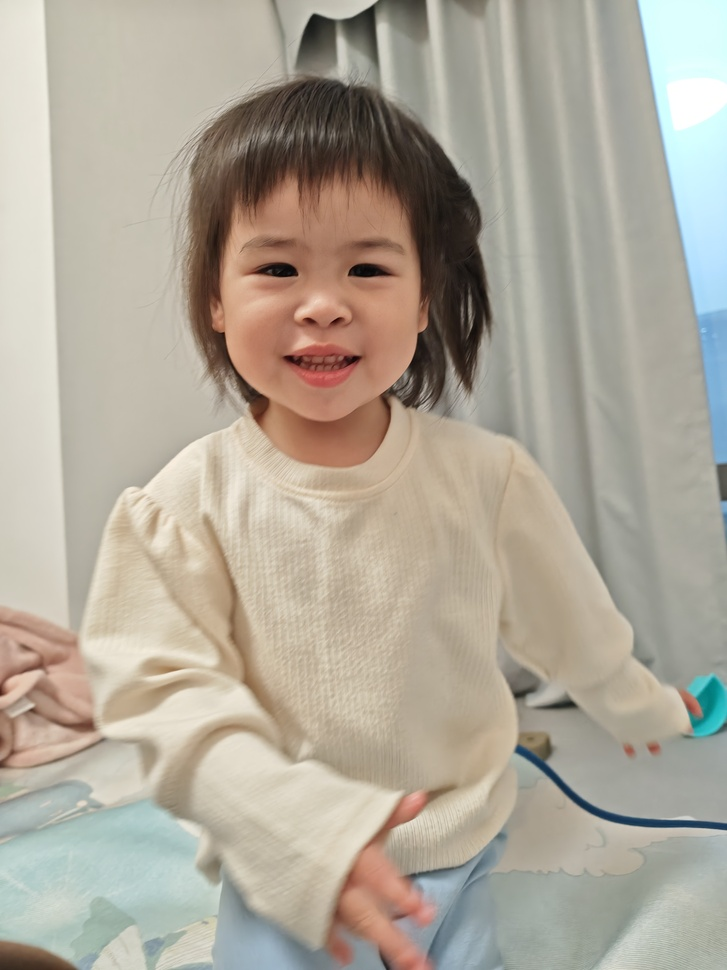
#> input picture jiejie.jpg, 727 x 970 px, shrunk from 3072 x 4096 before the run
$ python -i qavatar_generator_v3_backup.py   (imports and definitions only)
#> lines starting #> are read from the running program, lines starting #| are printed output that depends on the picture; after the words box and inside, x2 and y2 are one past the last pixel; in counts of white or black regions, pixels touching at a corner belong together

"""
Q版小人生成器 + Live2D风格动画引擎
功能：
  1. 从照片提取面部特征 → 生成Q版角色
  2. 提取衣服颜色 → 角色穿同色衣服
  3. Live2D风格动画：呼吸、眨眼、头发飘动、身体微晃
  4. 支持动画帧序列生成（直接给AnimationEngine使用）
"""

import os, random
import cv2
import numpy as np
from PyQt5.QtCore import Qt, QPoint, QRect
from PyQt5.QtGui import (
    QPainter, QPixmap, QColor, QPen, QBrush, QFont,
    QPainterPath, QImage
)
from enum import Enum, auto
import math


# ====== 动画参数 ======
# Live2D风格的动画参数，可在运行时修改
class Live2DParams:
    """Live2D风格动画的实时参数"""
    # [27 lines left out: function __init__, not called in this run]


# ====== 人脸特征提取（增强版） ======

class FaceFeatures:
    """提取的人脸特征数据（增强版，新增衣物颜色）"""
    def __init__(self):
        self.has_face = False
        self.face_rect = None
        self.skin_color = (0, 0, 0)
        self.hair_color = (0, 0, 0)
        self.eye_color = (0, 0, 0)
        self.lip_color = (0, 0, 0)
        self.clothes_color = (0, 0, 0)    # 新增：衣服主色
        self.clothes_secondary = (0, 0, 0) # 新增：衣服副色
        self.face_shape = "round"
        self.face_width_ratio = 0.85
        self.center_x = 0
        self.center_y = 0
        self.mouth_y = 0
        self.forehead_height = 0.3
        self.eye_spacing = 0.5
        self.eye_size = 0.12
        self.face_ratio = 1.0
        self.hair_brightness = 128
        self.hair_dark = (0, 0, 0)
        self.hair_light = (0, 0, 0)
        self.hair_top_offset = 0


def extract_face_features(image_path):
    """从照片中提取人脸特征（增强版：加衣服颜色）"""
#> called with image_path = '../jiejie.jpg'
    features = FaceFeatures()
    img = cv2.imread(image_path)
#> img is the input picture: shape (970, 727, 3); mean B, G, R 153.9, 167.6, 175.1
    if img is None:
        print(f"无法读取图片: {image_path}")
        return features

    h, w = img.shape[:2]
#> h = 970; w = 727
    gray = cv2.cvtColor(img, cv2.COLOR_BGR2GRAY)
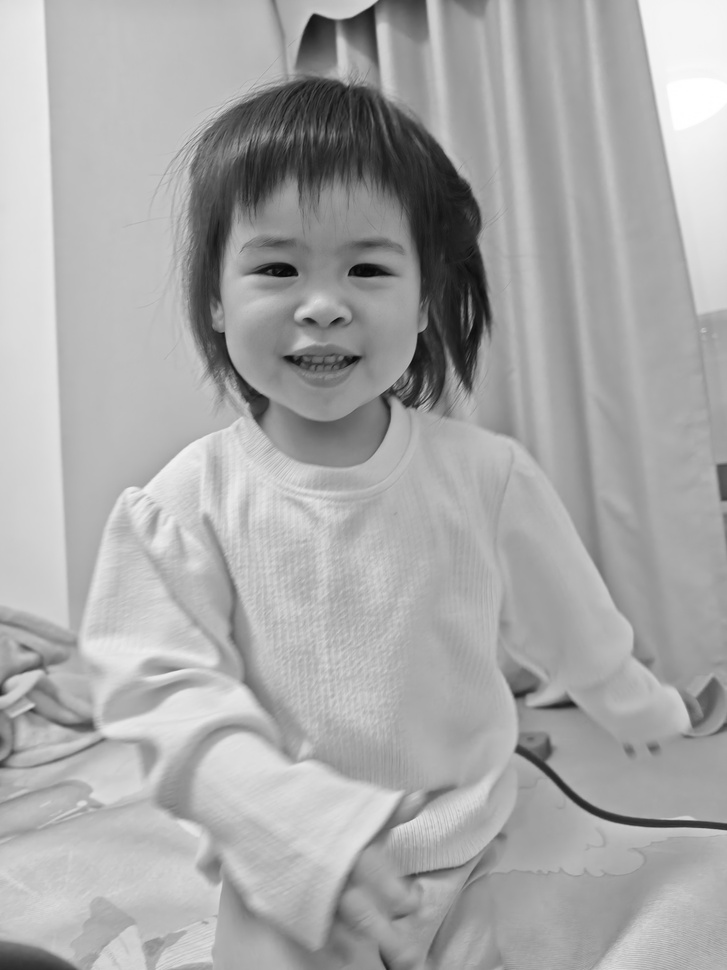
#> gray: shape (970, 727); min 3, max 255, mean 168.3

    # 人脸检测
    face_cascade = cv2.CascadeClassifier(
        cv2.data.haarcascades + "haarcascade_frontalface_alt2.xml"
    )
    faces = face_cascade.detectMultiScale(
        gray, scaleFactor=1.1, minNeighbors=5, minSize=(80, 80)
    )
#> faces = [[194, 167, 256, 256]]

    if len(faces) == 0:
        print("未检测到人脸，使用默认特征")
        return features

    x, y, fw, fh = max(faces, key=lambda r: r[2] * r[3])
#> x = 194; y = 167; fw = 256; fh = 256
    features.face_rect = (x, y, fw, fh)
#> features.face_rect = (194, 167, 256, 256)
    features.has_face = True
    features.center_x = x + fw // 2
#> features.center_x = 322
    features.center_y = y + fh // 2
#> features.center_y = 295

    # --- 皮肤 ---
    cheek_y = y + int(fh * 0.5)
#> cheek_y = 295
    cheek_region = img[cheek_y:cheek_y + int(fh * 0.2),
                       x + int(fw * 0.2):x + int(fw * 0.8)]
    if cheek_region.size > 0:
        features.skin_color = np.median(cheek_region, axis=(0, 1)).astype(int)
#> features.skin_color = [110, 135, 190]
        features.skin_color = np.clip(features.skin_color * 1.15, 0, 255).astype(int)
#> features.skin_color = [126, 155, 218]

    # --- 头发（增强版） ---
    if y > 10:
        hair_y = max(0, y - int(fh * 0.35))
#> hair_y = 78
        hair_end = max(0, y - 5)
#> hair_end = 162
        hair_left = x + int(fw * 0.10)
#> hair_left = 219
        hair_right = x + int(fw * 0.90)
#> hair_right = 424
        if hair_end > hair_y and hair_right > hair_left:
            hair_region = img[hair_y:hair_end, hair_left:hair_right]
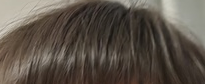
#> hair_region: shape (84, 205, 3); mean B, G, R 73.1, 82.7, 91.7
            if hair_region.size > 0:
                features.hair_color = np.median(hair_region, axis=(0, 1)).astype(int)
#> features.hair_color = [56, 66, 76]
                # 提取头发主色的深浅层次（发根暗、发梢亮）
                h_gray = cv2.cvtColor(hair_region, cv2.COLOR_BGR2GRAY)
                h_median_brightness = np.median(h_gray)
#> h_median_brightness = 68
                features.hair_brightness = h_median_brightness
#> features.hair_brightness = 68
                # 提取头发区域中较亮和较暗的部分作为辅助色
                _, dark_mask = cv2.threshold(h_gray, max(0, h_median_brightness - 20), 255, cv2.THRESH_BINARY_INV)
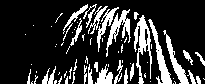
#> dark_mask: shape (84, 205); 19.5% white; 69 white regions (45 under 20 px), largest, box (x1, y1, x2, y2) and area: (134, 15, 152, 84) 496, (148, 19, 172, 84) 405, (106, 9, 131, 57) 373
                if np.sum(dark_mask > 0) > 50:
                    dark_px = hair_region[dark_mask > 0]
                    features.hair_dark = np.median(dark_px, axis=0).astype(int)
#> features.hair_dark = [33, 40, 49]
                else:
                    features.hair_dark = features.hair_color
                _, light_mask = cv2.threshold(h_gray, min(255, h_median_brightness + 30), 255, cv2.THRESH_BINARY)
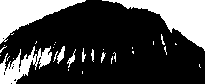
#> light_mask: shape (84, 205); 27.7% white; 32 white regions (23 under 20 px), largest, box (x1, y1, x2, y2) and area: (102, 0, 205, 51) 1983, (0, 0, 86, 44) 1597, (0, 46, 52, 84) 861
                if np.sum(light_mask > 0) > 50:
                    light_px = hair_region[light_mask > 0]
                    features.hair_light = np.median(light_px, axis=0).astype(int)
#> features.hair_light = [138, 150, 150]
                else:
                    features.hair_light = np.clip(features.hair_color * 1.3, 0, 255).astype(int)
                # 头发区域轮廓点（顶部弧线）
                hair_top_y = hair_region.shape[0]
#> hair_top_y = 84
                for py in range(hair_region.shape[0]-1, 0, -1):
                    row = h_gray[py, :]
                    if np.mean(row) < 150:
                        hair_top_y = py
                        break
                features.hair_top_offset = hair_top_y  # 从头顶边界到头发顶部的偏移
#> features.hair_top_offset = 83

    # --- 瞳孔 ---
    eye_y = y + int(fh * 0.28)
#> eye_y = 238
    eye_region = img[eye_y:eye_y + int(fh * 0.15),
                     x + int(fw * 0.2):x + int(fw * 0.8)]
    if eye_region.size > 0:
        eye_gray = cv2.cvtColor(eye_region, cv2.COLOR_BGR2GRAY)
        _, dark_mask = cv2.threshold(eye_gray, 60, 255, cv2.THRESH_BINARY_INV)
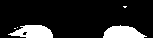
#> dark_mask: shape (38, 153); 14.1% white; 5 white regions (3 under 20 px), largest, box (x1, y1, x2, y2) and area: (8, 25, 53, 38) 414, (103, 25, 147, 38) 399
        if np.sum(dark_mask > 0) > 10:
            dark_pixels = eye_region[dark_mask > 0]
#> dark_pixels = 822 rows, first 8: [39, 51, 87], [37, 49, 83], [36, 48, 84], [39, 51, 85], [38, 50, 84], [38, 50, 86], [36, 48, 84], [36, 46, 80]
            features.eye_color = np.median(dark_pixels, axis=0).astype(int)
#> features.eye_color = [15, 17, 28]
        else:
            features.eye_color = np.array([30, 30, 30])

    # --- 嘴唇 ---
    mouth_y = y + int(fh * 0.55)
#> mouth_y = 307
    mouth_region = img[mouth_y:mouth_y + int(fh * 0.15),
                       x + int(fw * 0.25):x + int(fw * 0.75)]
    if mouth_region.size > 0:
        b, g, r = cv2.split(mouth_region)
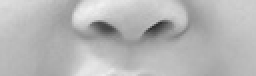
#> r: shape (38, 128) (shown 2 times larger); min 46, max 241, mean 182.2
        red_mask = (r > g + 10) & (r > b + 10)
#> red_mask: shape (38, 128) bool; every value is 1
        if np.sum(red_mask) > 10:
            red_pixels = mouth_region[red_mask]
            features.lip_color = np.median(red_pixels, axis=0).astype(int)
#> features.lip_color = [102, 125, 183]
        else:
            features.lip_color = np.array([80, 80, 160])

    # ===== 新增：衣服颜色提取 =====
    # 策略：在人脸下方的身体区域（下巴以下）取dominant颜色
    body_y = y + fh + int(fh * 0.05)
#> body_y = 435
    body_h = int(fh * 0.6)
#> body_h = 153
    body_left = max(0, x - int(fw * 0.2))
#> body_left = 143
    body_right = min(w, x + fw + int(fw * 0.2))
#> body_right = 501

    if body_y + body_h < h and body_right > body_left:
        body_region = img[body_y:body_y + body_h,
                         body_left:body_right]
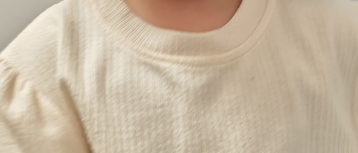
#> body_region: shape (153, 358, 3); mean B, G, R 160.4, 182.5, 199.2
        if body_region.size > 0:
            # 用K-means聚类提取主色和副色
            pixels = body_region.reshape(-1, 3).astype(np.float32)
            criteria = (cv2.TERM_CRITERIA_EPS + cv2.TERM_CRITERIA_MAX_ITER, 10, 1.0)
            _, labels, centers = cv2.kmeans(
                pixels, 3, None, criteria, 10, cv2.KMEANS_RANDOM_CENTERS
            )
#> centers = [[153.2, 176.1, 192.2], [188.1, 207.7, 219], [93.3, 121, 170.5]]
            # 统计每个聚类的像素数
            counts = np.bincount(labels.flatten())
#> counts = [34196, 17148, 3430]
            # 忽略太暗或太亮的聚类（可能是背景）
            valid = []
            for i, c in enumerate(counts):
                color = centers[i].astype(int)
                brightness = np.mean(color)
                if 30 < brightness < 240:  # 排除纯黑/纯白
                    valid.append((c, color))
#> this loop made 3 passes
#> (c, color, brightness) on passes 1 to 3: (34196, [153, 176, 192], 173.7), (17148, [188, 207, 218], 204.3), (3430, [93, 121, 170], 128)
#> after the loop, valid = [(34196, [153, 176, 192]), (17148, [188, 207, 218]), (3430, [93, 121, 170])]
            if valid:
                valid.sort(key=lambda x: -x[0])
                features.clothes_color = tuple(valid[0][1])
#> features.clothes_color = (153, 176, 192)
                if len(valid) > 1:
                    features.clothes_secondary = tuple(valid[1][1])
#> features.clothes_secondary = (188, 207, 218)
                else:
                    features.clothes_secondary = features.clothes_color

    # 如果衣服颜色没提取到，用默认色
    if np.sum(features.clothes_color) == 0:
        # 基于肤色的搭配色
        skin = features.skin_color
        if np.mean(skin) > 150:
            features.clothes_color = (80, 100, 180)   # 蓝色系
            features.clothes_secondary = (180, 180, 200)
        else:
            features.clothes_color = (60, 80, 160)
            features.clothes_secondary = (140, 140, 180)

    # --- 脸型 ---
    face_ratio = fw / fh
#> face_ratio = 1
    features.face_ratio = face_ratio
#> features.face_ratio = 1
    if face_ratio > 0.95:
        features.face_shape = "round"
    elif face_ratio > 0.85:
        features.face_shape = "oval"
    elif face_ratio > 0.75:
        features.face_shape = "square"
    else:
        features.face_shape = "heart"

    features.mouth_y = int(fh * 0.62)
#> features.mouth_y = 158
    return features


# ====== Live2D风格角色渲染器 ======

class QAvatarRenderer:
    """
    Q版小人 + Live2D风格动画渲染器
    支持动画参数驱动，每帧可以传入不同的 Live2DParams
    """

    HEAD_RATIO = 0.65

    def __init__(self, features: FaceFeatures):
        self.features = features

    # [422 lines left out: functions render, _draw_head, _draw_eyes, _draw_eyebrows, _draw_mouth, _draw_blush and 2 more, not called in this run]


# ====== Live2D风格动画帧生成器 ======

class Live2DAnimator:
    """
    Live2D风格动画控制器
    自动管理呼吸、眨眼、头发飘动参数
    每一帧调用 update() 更新参数，返回当前帧的 QPixmap
    """

    # [97 lines left out: functions __init__, update, set_mood, get_params_snapshot, create_qavatar, create_qavatar_pixmap, not called in this run]


# 测试入口
# [25 lines not run here, left out]

>>> result = extract_face_features('../jiejie.jpg')
